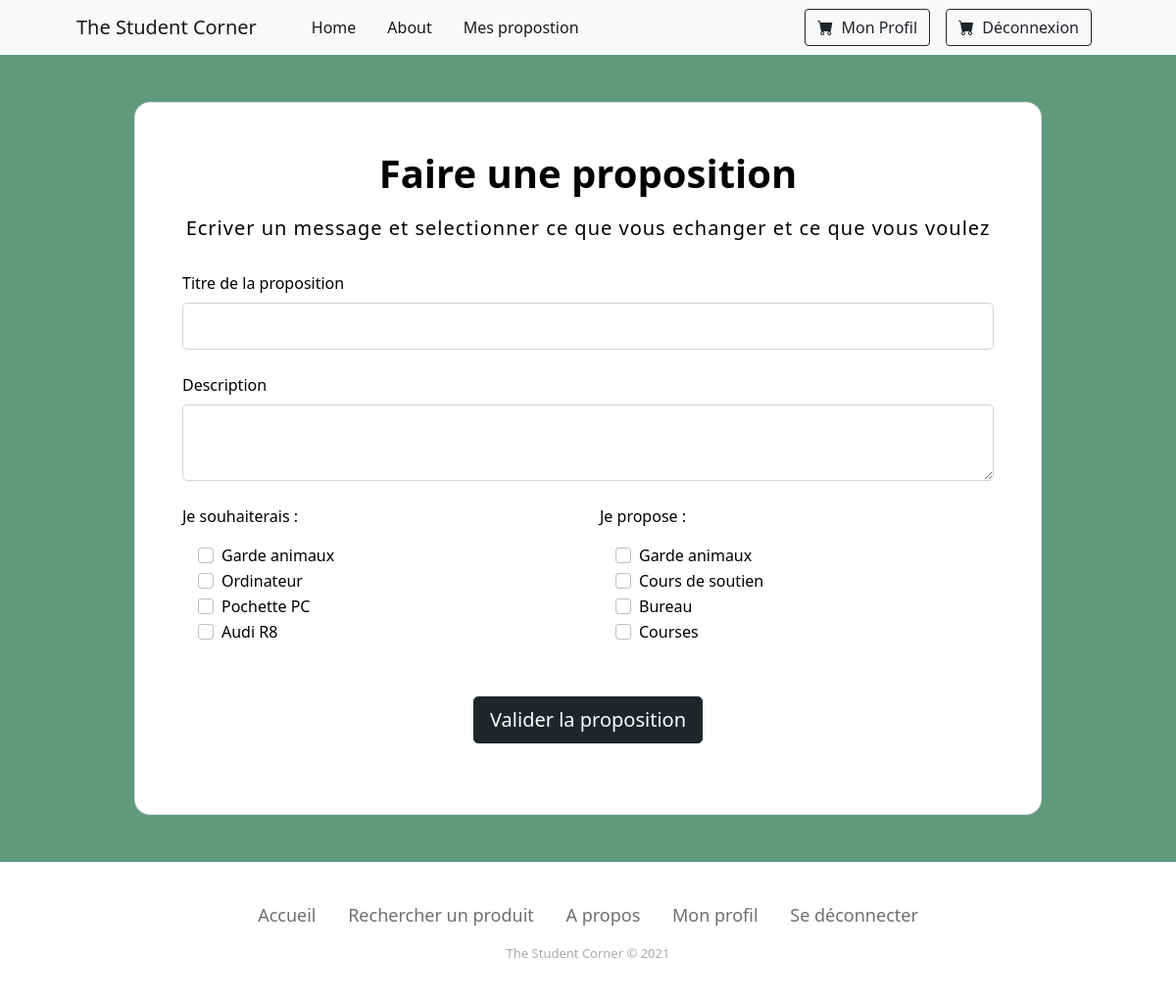
Screenshot of /?r=contact&to=4 (signed in) with the database file from the repository.
### tables this page shows
CREATE TABLE IF NOT EXISTS produit (
    idproduit int(11) NOT NULL AUTO_INCREMENT,
    nom varchar(100) NOT NULL,
    description varchar(100) NOT NULL,
    type int(11) NOT NULL,
    PRIMARY KEY (idproduit)
);

### controller/Controller.php (called while the page is built, shortened)
<?php
class Controller {
	public function render($view, $d=null) {
		$controller = get_class($this);
		$model = substr($controller, 0,
		strpos($controller, "Controller"));
		$data = $d;
		include_once "view/header.php";
		include_once "view/".strtolower($model)."/".$view.".php";
		include_once "view/footer.php";
	}
}

### controller/ContactController.php (called while the page is built, shortened)
<?php
class ContactController extends Controller {
  public function index(){
    $user = unserialize($_SESSION["user"]);
    $proposes = Offre::findOffres($user->idutilisateur);
    $to = new Utilisateur(parameters()["to"]);
    $demandes = Demande::findDemandes($to->idutilisateur);
    $this->render("index", ["user"=>$user,"to"=>$to,"demandes"=>$demandes,"proposes"=>$proposes]);
  }
}

### index.php (called while the page is built, shortened)
<?php
include_once "db.php";
include_once "tools.php";
include_once "controller/route.php";

### model/Model.php (called while the page is built, shortened)
<?php
class Model {
	public function __construct($id=null) {
		$class = get_class($this);
		$table = strtolower($class);
		if ($id != null) {
			$st = db()->prepare("select * from $table where id$table=:id");
			$st->bindValue(":id", $id);
			$st->execute();
			if ($st->rowCount() != 1) {
				throw new Exception("Not in table: ".$table." id: ".$id );
			} else {
				$row = $st->fetch(PDO::FETCH_ASSOC);
				$classes = glob('model/*');
				$classes_update = array();
				foreach($classes as &$value) {
					$value = substr($value,6);
					$value = substr($value,0,-4);
					$classes_update[strtolower($value)] = $value;
				}
				foreach($row as $field => $value) {
					if (substr($field, 0,2) == "id" && $field != "id".$table) {
						$linkedField = substr($field, 2);
						$this->$field = new $linkedClass($value);
					} else {
						$this->$field = $value;
					}
				}
			}
		}
	}
	public function __get($fieldName) {
		$varName = "_".$fieldName;
		if (property_exists(get_class($this), $varName))
			return $this->$varName;
		else {
			throw new Exception("Unknown variable: ".$fieldName." in ".get_class($this));
		}
	}
	public function __set($fieldName, $value) {
		$varName = "_".$fieldName;
		if ($value !== null) {
			if (property_exists(get_class($this), $varName)) {
				$class = get_class($this);
				$table = strtolower($class);
				$id = "_id".$fieldName;
				if (isset($value->$id)) {
					$st = db()->prepare("update $table set id$fieldName=:val where id$table=:id");
					$id = substr($id, 1);
					$st->bindValue(":val", $value->$id);
				} else {
					$st = db()->prepare("update $table set $fieldName=:val where id$table=:id");
					$st->bindValue(":val", $value);
				}
				$id = "id".$table;
				$st->bindValue(":id", $this->$id);
				$st->execute();
			} else {
				throw 	new Exception("Unknown variable: ".$fieldName. " in ".get_class($this));
			}
		}
	}
}

### db.php (called while the page is built)
<?php
$db = new PDO("mysql:host=localhost;dbname=info732","root","");
$db->exec("SET NAMES 'utf8';");
function db() { global $db; return $db; }

### model/Demande.php (called while the page is built, shortened)
<?php
class Demande extends Model {
	public function __construct($idutilisateur=null, $iddemande=null) {
		$class = get_class($this);
		$table = strtolower($class);
		if ($idutilisateur != null || $iddemande != null) {
			$st = db()->prepare("select * from $table where idutilisateur=:idutilisateur and iddemande=:iddemande");
			$st->bindValue(":idutilisateur", $idutilisateur);
			$st->bindValue(":iddemande", $iddemande);
			$st->execute();
			$this->produit = new Produit($this->iddemande);
		}
	}
	public static function findDemandes($idutilisateur){
		$sql = "select * from demande where idutilisateur=:idutilisateur";
		$st = db()->prepare($sql);
		$st->bindValue(":idutilisateur", $idutilisateur, PDO::PARAM_INT);
        $st->execute();
        $list = array();
        while($row = $st->fetch(PDO::FETCH_ASSOC)) {
            $list[] = new $class($row["idutilisateur"], $row["iddemande"]);
        }
        return $list;
	}
}

### model/Offre.php (called while the page is built, shortened)
<?php
class Offre extends Model {
	public function __construct($idutilisateur=null, $idoffre=null){
		$class = get_class($this);
		$table = strtolower($class);
		if ($idutilisateur != null || $iddemande != null) {
			$st = db()->prepare("select * from $table where idutilisateur=:idutilisateur and idoffre=:idoffre");
			$st->bindValue(":idutilisateur", $idutilisateur);
			$st->bindValue(":idoffre", $idoffre);
			$st->execute();
			$this->produit = new Produit($this->idoffre);
		}
	}
	public static function findOffres($idutilisateur){
		$sql = "select * from offre where idutilisateur=:idutilisateur";
		$st = db()->prepare($sql);
		$st->bindValue(":idutilisateur", $idutilisateur, PDO::PARAM_INT);
        $st->execute();
        $list = array();
        while($row = $st->fetch(PDO::FETCH_ASSOC)) {
            $list[] = new $class($row["idutilisateur"], $row["idoffre"]);
        }
        return $list;
	}
}

### tools.php (called while the page is built, shortened)
<?php
spl_autoload_register(function($name) {
	$dir = "model";
	if (strpos($name,"Controller") !== FALSE)
		$dir = "controller";
	$path = $dir."/".$name.".php";
});

### model/Role.php (called while the page is built, shortened)
<?php
class Role extends Model {
	public function __toString() {
		return get_class($this).": ".$this->nom_role;
	}
}

### model/Campus.php (called while the page is built, shortened)
<?php
class Campus extends Model {
	public function __toString() {
		return get_class($this).": ".$this->nom_campus;
	}
}

### view/contact/index.php (the view)
<section class="" style="background-color: #609a7d;">
  <div class="container py-5 h-100">
    <div class="row d-flex justify-content-center align-items-center h-100">
      <div class="col col-xl-10">
        <div class="card" style="border-radius: 1rem;">
          <div class="row g-0">
            <div class="card-body p-4 p-lg-5 text-black">
				<form action=".?r=contact/send&to=<?php echo $data["to"]->idutilisateur; ?>" method="post">
					<div class="mb-3 pb-1 text-center">
					<span class="h1 fw-bold mb-0">Faire une proposition</span>
					</div>
					<h5 class="fw-normal mb-3 pb-3 text-center" style="letter-spacing: 1px;">Ecriver un message et selectionner ce que vous echanger et ce que vous voulez</h5>
					<div class="form-outline mb-4">
					<label class="form-label" for="title">Titre de la proposition</label>
					<input type="text" id="title" name="title" class="form-control form-control-lg" />
					</div>
					<div class="form-outline mb-4">
					<label class="form-label" for="desc">Description</label>
					<textarea id="desc" name="desc" rows="2" class ="form-control form-control-lg"></textarea>
					</div>
					<div class = "row">
						<div class = "col mb-5 min-vw-50">
							<p class="fw-normal">Je souhaiterais :</p>
							<div class="mx-3">
							<?php
								foreach($data["demandes"] as $d){
									$produit = $d->produit;
									echo <<<html
									<div class="form-check">
										<input
											class="form-check-input"
											type="checkbox"
											value="$produit->idproduit"
											id="flexCheckDefault"
											name="wants[]"
										/>
										<label class="form-check-label" for="flexCheckDefault">
											$produit->nom
										</label>
									</div>
									html;
								}
								?>
							</div>
						</div>
						<div class = "col mb-5 min-vw-50">
							<p class="fw-normal">Je propose :</p>
							<div class="mx-3">
								<?php
								foreach($data["proposes"] as $d){
									$produit = $d->produit;
									echo <<<html
									<div class="form-check">
										<input
											class="form-check-input"
											type="checkbox"
											value="$produit->idproduit"
											id="flexCheckDefault"
											name="gives[]"
										/>
										<label class="form-check-label" for="flexCheckDefault">
											$produit->nom
										</label>
									</div>
									html;
								}
								?>
							</div>
						</div>
					</div>
					<div class="pt-1 mb-4 text-center">
					<button class="btn btn-dark btn-lg btn-block" type="submit">Valider la proposition</button>
					</div>
				</form>
			</div>
          </div>
        </div>
      </div>
    </div>
  </div>
</section>

### rows the page displays
produit: nom "Garde animaux"
produit: nom "Ordinateur"
produit: nom "Pochette PC"
produit: nom "Audi R8"
produit: nom "Cours de soutien"
produit: nom "Bureau"
produit: nom "Courses"
